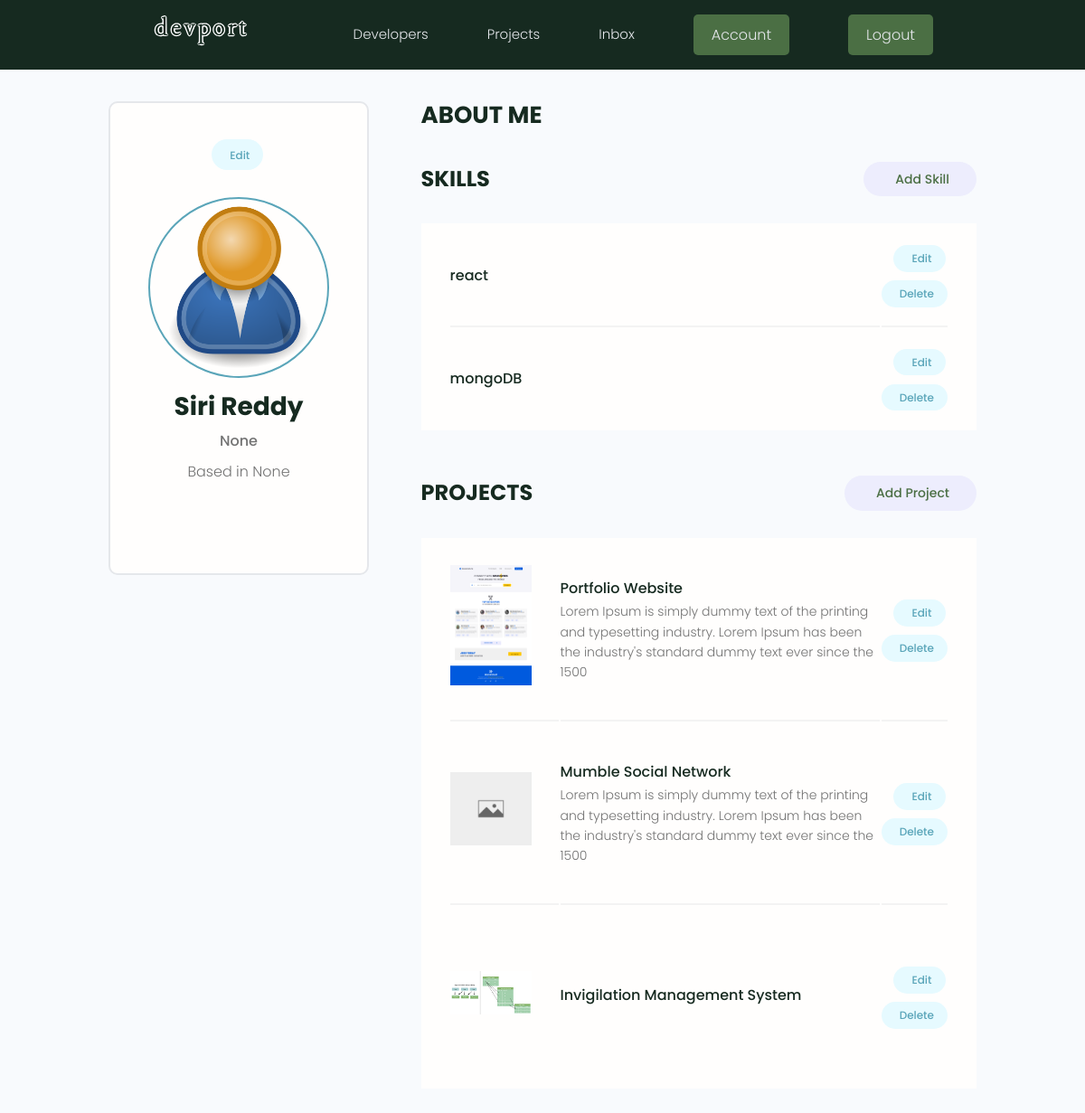
/account/ (signed in), run on the app's committed database.
### users/models.py (models this page shows, shortened)
class Profile(models.Model):
    user = models.OneToOneField(User, on_delete=models.CASCADE, null=True, blank=True)
    name = models.CharField(max_length=200, blank=True, null=True)
    email = models.EmailField(max_length=500, blank=True, null=True)
    username = models.CharField(max_length=200, blank=True, null=True)
    location = models.CharField(max_length=200, blank=True, null=True)
    short_intro = models.CharField(max_length=200, blank=True, null=True)
    bio = models.TextField(null=True, blank=True)
    profile_image = models.ImageField(null=True, blank=True, upload_to='profiles/', default="profiles/user-default.png")
    social_github = models.CharField(max_length=200, blank=True, null=True)
    social_twitter = models.CharField(max_length=200, blank=True, null=True)
    social_linkedin = models.CharField(max_length=200, blank=True, null=True)
    social_youtube = models.CharField(max_length=200, blank=True, null=True)
    social_website = models.CharField(max_length=200, blank=True, null=True)
    created = models.DateTimeField(auto_now_add = True)
    id = models.UUIDField(default = uuid.uuid4, unique = True, primary_key = True, editable = False)
    class Meta:
        ordering = ['created']
    @property
    def imageURL(self):
        try:
            url = self.profile_image.url
        except:
            url = ''
        return url

class Skill(models.Model):
    owner = models.ForeignKey(Profile, on_delete=models.CASCADE, null=True, blank=True)
    name = models.CharField(max_length=200, blank=True, null=True)
    description = models.TextField(null=True, blank=True)
    created = models.DateTimeField(auto_now_add=True)
    id = models.UUIDField(default = uuid.uuid4, unique = True, primary_key = True, editable = False)

### projects/models.py (models this page shows, shortened)
class Project(models.Model):
    owner = models.ForeignKey(Profile, null=True, blank=True, on_delete = models.CASCADE)
    title = models.CharField(max_length = 200)
    description = models.TextField(null=True, blank=True)
    featured_image = models.ImageField(null=True, blank=True, default="default.jpg")
    demo_link = models.CharField(max_length=2000, null=True, blank=True)
    source_link = models.CharField(max_length=2000, null=True, blank=True)
    tags = models.ManyToManyField('Tag', blank = True)
    vote_total = models.IntegerField(default = 0, null = True, blank = True)
    vote_ratio = models.IntegerField(default = 0, null = True, blank = True)
    created = models.DateTimeField(auto_now_add = True)
    id = models.UUIDField(default = uuid.uuid4, unique = True, primary_key = True, editable = False)
    class Meta:
        ordering = ['-vote_ratio','-vote_total']
    @property
    def imageURL(self):
        try:
            url = self.featured_image.url
        except:
            url = ''
        return url

### users/views.py (the view)
# urls.py: path('account/', views.userAccount, name="account"),
@login_required(login_url="login")
def userAccount(request):
    profile = request.user.profile #gets us the logged in user
    skills = profile.skill_set.all()
    projects = profile.project_set.all()
    context = {'profile':profile, 'skills':skills, 'projects':projects}
    return render(request, 'users/account.html', context)

### users/templates/users/account.html (shortened to what this page needs)
{% extends 'main.html' %}
{% block content %}
  <main class="settingsPage profile my-md">
    <div class="container">
      <div class="layout">
        <div class="column column--1of3">
          <div class="card text-center">
            <div class="card__body dev">
              <a class="tag tag--pill tag--main settings__btn" href="{% url 'edit-account' %}"> Edit</a>
              <img class="avatar avatar--xl dev__avatar" src="{{profile.imageURL}}" />
              <h2 class="dev__name">{{profile.name}}</h2>
              <p class="dev__title">{{profile.short_intro}}</p>
              <p class="dev__location">Based in {{profile.location}}</p>
            </div>
          </div>
        </div>
        <div class="column column--2of3">
          <div class="devInfo">
            <h3 class="devInfo__title">About Me</h3>
          </div>
          <div class="settings">
            <h3 class="settings__title">Skills</h3>
            <a class="tag tag--pill tag--sub settings__btn tag--lg" href="{% url 'create-skill' %}"> Add Skill</a>
          </div>
          <table class="settings__table">
            {% for skill in skills %}
            <tr>
              <td class="settings__tableInfo">
                <h4>{{skill.name}}</h4>
              </td>
              <td class="settings__tableActions">
                <a class="tag tag--pill tag--main settings__btn" href="{% url 'update-skill' skill.id %}"> Edit</a>
                <a class="tag tag--pill tag--main settings__btn" href="{% url 'delete-skill' skill.id %}?next=/account">
                  Delete</a>
              </td>
            </tr>
            {% endfor %}
          </table>
          <div class="settings">
            <h3 class="settings__title">Projects</h3>
            <a class="tag tag--pill tag--sub settings__btn tag--lg" href="{% url 'create-project' %}"> Add Project</a>
          </div>
          <table class="settings__table">
            {% for project in projects %}
            <tr>
              <td class="settings__thumbnail">
                <a href="{% url 'project' project.id %}"><img src="{{project.imageURL}}" alt="Project Thumbnail" /></a>
              </td>
              <td class="settings__tableInfo">
                <a href="{% url 'project' project.id %}">{{project.title}}</a>
                <p>
                  {{project.description | slice:"150"}}
                </p>
              </td>
              <td class="settings__tableActions">
                <a class="tag tag--pill tag--main settings__btn" href="{% url 'update-project' project.id %}"> Edit</a>
                <a class="tag tag--pill tag--main settings__btn" href="{% url 'delete-project' project.id %}">
                  Delete</a>
              </td>
            </tr>
            {% endfor %}
          </table>
        </div>
      </div>
    </div>
  </main>
{% endblock %}

### static/styles/app.css (style rules this page uses)
:root { --color-sub: #162a20; --color-sub-light :#4B6F44; }
.card { border: 2px solid var(--color-light); }
img { width: 100%; }
.profile .card > .dev { padding: 4rem; }
.dev__avatar { display: block; margin: auto; }
.dev__name { color: var(--color-sub); font-size: 2.8rem; font-weight: 700; margin-top: 1rem; margin-bottom: 0.5rem; }
.dev__title { font-size: 1.6rem; font-weight: 500; line-height: 1.3; }
.dev__location { margin-top: 1rem; }
.devInfo { margin-bottom: 3rem; }
.devInfo__title, .devInfo__subtitle { font-size: 2.6rem; color: var(--color-sub); text-transform: uppercase; font-weight: 700; margin-bottom: 1.5rem; }
.settingsPage .dev > .settings__btn { display: inline-block; margin-bottom: 3rem; }
.settings { display: flex; justify-content: space-between; align-items: center; }
.settings__title { font-size: 2.4rem; text-transform: uppercase; font-weight: 700; color: var(--color-sub); }
.settings__table { margin-top: 3rem; margin-bottom: 5rem; padding: 0 3rem; background: var(--color-white); }
.settings__table tr { width: 100%; }
.settings__table tr > td { padding: 2rem 0; }
.settings__table tr:not(:last-child) td { border-bottom: 2px solid var(--color-white-light); }
.settings__thumbnail { width: 23%; min-width: 10rem; }
.settings__thumbnail img { padding-right: 3rem; height: 15rem; object-fit: contain; }
.settings__tableInfo { width: 100%; }
.settings__tableInfo h4, .settings__tableInfo a { padding-right: 1rem; width: auto; font-size: 1.6rem; font-weight: 500; color: var(--color-sub); }
.settings__tableInfo p { font-size: 1.4rem; }
.settings__tableActions { text-align: right; }

### static/uikit/styles/modules/_variables.css (style rules this page uses)
:root { --color-main: #5aa5b9; --color-main-light: #e6faff; --color-sub: #3f4156; --color-sub-light: #51546e; --color-sub-lighter: #ededfd; --color-text: #737373; --color-gray: #8b8b8b; --color-light: #e5e7eb; --color-light-gray: #767676; --color-bg: #f8fafd; --color-white: #fffefd; --color-white-light: #f3f3f3; --color-success: #359e64; --color-success-bg: #def8e8; --color-error: #fc4b0b; --color-error-bg: #fff2ee; --font-base: 'Poppins', arial, helvetica, 'Segoe UI', roboto, ubuntu, sans-serif; --font-monospace: 'Fira Code', 'Courier New', courier, monospace; --font-regular: 300; --font-medium: 500; --font-bold: 700; --generic-shadow: 1px 1px 5px #00000010; --generic-transition: all 0.3s ease-in-out; }

### static/uikit/styles/modules/_base.css (style rules this page uses)
* { margin: 0; padding: 0; box-sizing: border-box; text-rendering: optimizeLegibility; color: inherit; font-size: inherit; }
html { font-size: 50%; }
@media only screen and (min-width: 480px) { html { font-size: 56.25%; } }
@media only screen and (min-width: 1200px) { html { font-size: 62.5%; } }
body { line-height: 1.6; font-weight: 400; font-size: 1.5rem; color: var(--color-text); background-color: var(--color-bg); min-height: 100vh; }

### static/uikit/styles/modules/_typography.css (style rules this page uses)
* { font-family: var(--font-base); }
h2 { font-size: 3.6rem; font-weight: var(--font-bold); }
h3 { font-size: 3.2rem; font-weight: var(--font-medium); }
h4 { font-size: 2.8rem; font-weight: var(--font-medium); }
p, span, strong { font-size: 1.6rem; color: var(--color-text); font-weight: var(--font-regular); }
a { padding-bottom: 2px; text-decoration: none; display: inline-block; color: var(--color-main); font-weight: var(--font-medium); }

### static/uikit/styles/modules/_utilities.css (style rules this page uses)
.container { width: 92%; max-width: 165rem; margin: 0 auto; box-sizing: border-box; }
@media screen and (min-width: 1000px) { .container { width: 90%; } }
@media screen and (min-width: 1200px) { .container { width: 80%; } }
.text-center { text-align: center; }
.my-md { margin: 3rem auto; }

### static/uikit/styles/modules/_avatar.css (style rules this page uses)
.avatar { border-radius: 50%; border: 2px solid var(--color-main); object-fit: cover; }
.avatar--xl { height: 20rem; width: 20rem; }

### static/uikit/styles/modules/_card.css (style rules this page uses)
.card { border-radius: 1rem; background-color: var(--color-white); border: 1.5px solid var(--color-light); width: auto; height: auto; margin-top: 0.5rem; margin-bottom: 0.5rem; overflow: hidden; }
.card__body, .card__header { padding: 2rem 2.5rem; }

### static/uikit/styles/modules/_layout.css (style rules this page uses)
.layout { display: flex; flex-flow: row wrap; justify-content: space-between; }
.layout > .column { margin-bottom: 3rem; }
.layout > .column.column--1of3 { flex-basis: 30%; }
.layout > .column.column--2of3 { flex-basis: 64%; }

### data on the page
Profile: imageURL (placeholder picture), name "Siri Reddy", short_intro "None", location "None"
Skill: name "react"
Skill: name "mongoDB"
Project: imageURL (picture), title "Portfolio Website", description "Lorem Ipsum is simply dummy text of the printing and typesetting industry. Lorem Ipsum has been the industry's standard dummy text ever since the 1500"
Project: imageURL (placeholder picture), title "Mumble Social Network", description "Lorem Ipsum is simply dummy text of the printing and typesetting industry. Lorem Ipsum has been the industry's standard dummy text ever since the 1500"
Project: imageURL (picture), title "Invigilation Management System"
